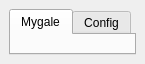
<?xml version="1.0" encoding="UTF-8"?>
<ui version="4.0">
 <class>MainWindow</class>
 <widget class="QMainWindow" name="MainWindow">
  <property name="windowModality">
   <enum>Qt::WindowModality::NonModal</enum>
  </property>
  <property name="geometry">
   <rect>
    <x>0</x>
    <y>0</y>
    <width>145</width>
    <height>64</height>
   </rect>
  </property>
  <property name="windowTitle">
   <string>Mygale</string>
  </property>
  <property name="windowIcon">
   <iconset resource="../resources.qrc">
    <normaloff>:/MainWindow/icon/mygale2.ico</normaloff>:/MainWindow/icon/mygale2.ico</iconset>
  </property>
  <property name="iconSize">
   <size>
    <width>256</width>
    <height>256</height>
   </size>
  </property>
  <property name="toolButtonStyle">
   <enum>Qt::ToolButtonStyle::ToolButtonIconOnly</enum>
  </property>
  <property name="tabShape">
   <enum>QTabWidget::TabShape::Rounded</enum>
  </property>
  <widget class="QWidget" name="centralwidget">
   <layout class="QHBoxLayout" name="horizontalLayout">
    <item>
     <widget class="QTabWidget" name="tabWidget">
      <property name="currentIndex">
       <number>0</number>
      </property>
      <widget class="JobCreationWidget" name="jobCreationTab">
       <attribute name="title">
        <string>Mygale</string>
       </attribute>
      </widget>
      <widget class="AppSettingsWidget" name="appSettingsTab">
       <attribute name="title">
        <string>Config</string>
       </attribute>
      </widget>
     </widget>
    </item>
   </layout>
  </widget>
 </widget>
 <customwidgets>
  <customwidget>
   <class>JobCreationWidget</class>
   <extends>QWidget</extends>
   <header>C:\Users\sd43247\CLionProjects\Mygale\src\JobCreation\JobCreationWidget.h++</header>
   <container>1</container>
  </customwidget>
  <customwidget>
   <class>AppSettingsWidget</class>
   <extends>QWidget</extends>
   <header>C:\Users\sd43247\CLionProjects\Mygale\src\AppSettings\AppSettingsWidget.h++</header>
   <container>1</container>
  </customwidget>
 </customwidgets>
 <resources>
  <include location="../resources.qrc"/>
 </resources>
 <connections/>
</ui>
